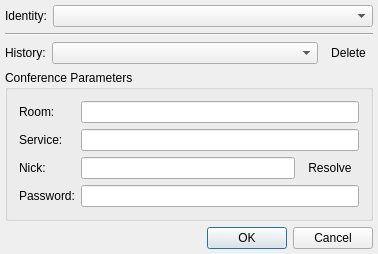
<?xml version="1.0" encoding="UTF-8"?>
<ui version="4.0">
 <class>JoinMultiChatDialogClass</class>
 <widget class="QDialog" name="JoinMultiChatDialogClass">
  <property name="geometry">
   <rect>
    <x>0</x>
    <y>0</y>
    <width>378</width>
    <height>247</height>
   </rect>
  </property>
  <layout class="QVBoxLayout" name="verticalLayout">
   <property name="leftMargin">
    <number>5</number>
   </property>
   <property name="topMargin">
    <number>5</number>
   </property>
   <property name="rightMargin">
    <number>5</number>
   </property>
   <property name="bottomMargin">
    <number>5</number>
   </property>
   <item>
    <layout class="QHBoxLayout" name="hltIdentity">
     <item>
      <widget class="QLabel" name="lblIdentity">
       <property name="text">
        <string>Identity:</string>
       </property>
       <property name="textFormat">
        <enum>Qt::PlainText</enum>
       </property>
       <property name="buddy">
        <cstring>cmbStreamJid</cstring>
       </property>
      </widget>
     </item>
     <item>
      <widget class="QComboBox" name="cmbStreamJid">
       <property name="sizePolicy">
        <sizepolicy hsizetype="Expanding" vsizetype="Fixed">
         <horstretch>0</horstretch>
         <verstretch>0</verstretch>
        </sizepolicy>
       </property>
       <property name="sizeAdjustPolicy">
        <enum>QComboBox::AdjustToMinimumContentsLength</enum>
       </property>
      </widget>
     </item>
    </layout>
   </item>
   <item>
    <widget class="Line" name="line">
     <property name="orientation">
      <enum>Qt::Horizontal</enum>
     </property>
    </widget>
   </item>
   <item>
    <layout class="QHBoxLayout" name="hltHistory">
     <item>
      <widget class="QLabel" name="lblHistory">
       <property name="text">
        <string>History:</string>
       </property>
       <property name="textFormat">
        <enum>Qt::PlainText</enum>
       </property>
       <property name="buddy">
        <cstring>cmbHistory</cstring>
       </property>
      </widget>
     </item>
     <item>
      <widget class="QComboBox" name="cmbHistory">
       <property name="sizePolicy">
        <sizepolicy hsizetype="Expanding" vsizetype="Fixed">
         <horstretch>0</horstretch>
         <verstretch>0</verstretch>
        </sizepolicy>
       </property>
       <property name="sizeAdjustPolicy">
        <enum>QComboBox::AdjustToMinimumContentsLength</enum>
       </property>
      </widget>
     </item>
     <item>
      <widget class="QToolButton" name="tlbDeleteHistory">
       <property name="text">
        <string>Delete</string>
       </property>
       <property name="autoRaise">
        <bool>true</bool>
       </property>
      </widget>
     </item>
    </layout>
   </item>
   <item>
    <widget class="MGroupBox" name="grbConference">
     <property name="title">
      <string>Conference Parameters</string>
     </property>
     <layout class="QGridLayout" name="gridLayout">
      <item row="0" column="0">
       <widget class="QLabel" name="lblRoom">
        <property name="text">
         <string>Room:</string>
        </property>
       </widget>
      </item>
      <item row="0" column="1" colspan="2">
       <widget class="QLineEdit" name="lneRoom"/>
      </item>
      <item row="1" column="0">
       <widget class="QLabel" name="lblService">
        <property name="text">
         <string>Service:</string>
        </property>
        <property name="textFormat">
         <enum>Qt::PlainText</enum>
        </property>
        <property name="buddy">
         <cstring>lneService</cstring>
        </property>
       </widget>
      </item>
      <item row="1" column="1" colspan="2">
       <widget class="QLineEdit" name="lneService"/>
      </item>
      <item row="2" column="0">
       <widget class="QLabel" name="lblNick">
        <property name="text">
         <string>Nick:</string>
        </property>
        <property name="textFormat">
         <enum>Qt::PlainText</enum>
        </property>
        <property name="buddy">
         <cstring>lneNick</cstring>
        </property>
       </widget>
      </item>
      <item row="2" column="1">
       <widget class="QLineEdit" name="lneNick"/>
      </item>
      <item row="2" column="2">
       <widget class="QToolButton" name="tlbResolveNick">
        <property name="sizePolicy">
         <sizepolicy hsizetype="Preferred" vsizetype="Fixed">
          <horstretch>0</horstretch>
          <verstretch>0</verstretch>
         </sizepolicy>
        </property>
        <property name="text">
         <string>Resolve</string>
        </property>
        <property name="autoRaise">
         <bool>true</bool>
        </property>
       </widget>
      </item>
      <item row="3" column="0">
       <widget class="QLabel" name="lblPassword">
        <property name="text">
         <string>Password:</string>
        </property>
        <property name="textFormat">
         <enum>Qt::PlainText</enum>
        </property>
        <property name="buddy">
         <cstring>lnePassword</cstring>
        </property>
       </widget>
      </item>
      <item row="3" column="1" colspan="2">
       <widget class="QLineEdit" name="lnePassword">
        <property name="echoMode">
         <enum>QLineEdit::PasswordEchoOnEdit</enum>
        </property>
       </widget>
      </item>
     </layout>
    </widget>
   </item>
   <item>
    <widget class="QDialogButtonBox" name="btbButtons">
     <property name="standardButtons">
      <set>QDialogButtonBox::Cancel|QDialogButtonBox::Ok</set>
     </property>
    </widget>
   </item>
  </layout>
 </widget>
 <layoutdefault spacing="6" margin="11"/>
 <customwidgets>
  <customwidget>
   <class>MGroupBox</class>
   <extends>QGroupBox</extends>
   <header>utils/mgroupbox.h</header>
   <container>1</container>
  </customwidget>
 </customwidgets>
 <tabstops>
  <tabstop>lneRoom</tabstop>
  <tabstop>lneService</tabstop>
  <tabstop>lneNick</tabstop>
  <tabstop>tlbResolveNick</tabstop>
  <tabstop>lnePassword</tabstop>
  <tabstop>btbButtons</tabstop>
  <tabstop>cmbStreamJid</tabstop>
  <tabstop>cmbHistory</tabstop>
  <tabstop>tlbDeleteHistory</tabstop>
 </tabstops>
 <resources/>
 <connections>
  <connection>
   <sender>btbButtons</sender>
   <signal>rejected()</signal>
   <receiver>JoinMultiChatDialogClass</receiver>
   <slot>reject()</slot>
   <hints>
    <hint type="sourcelabel">
     <x>359</x>
     <y>299</y>
    </hint>
    <hint type="destinationlabel">
     <x>380</x>
     <y>177</y>
    </hint>
   </hints>
  </connection>
 </connections>
</ui>
